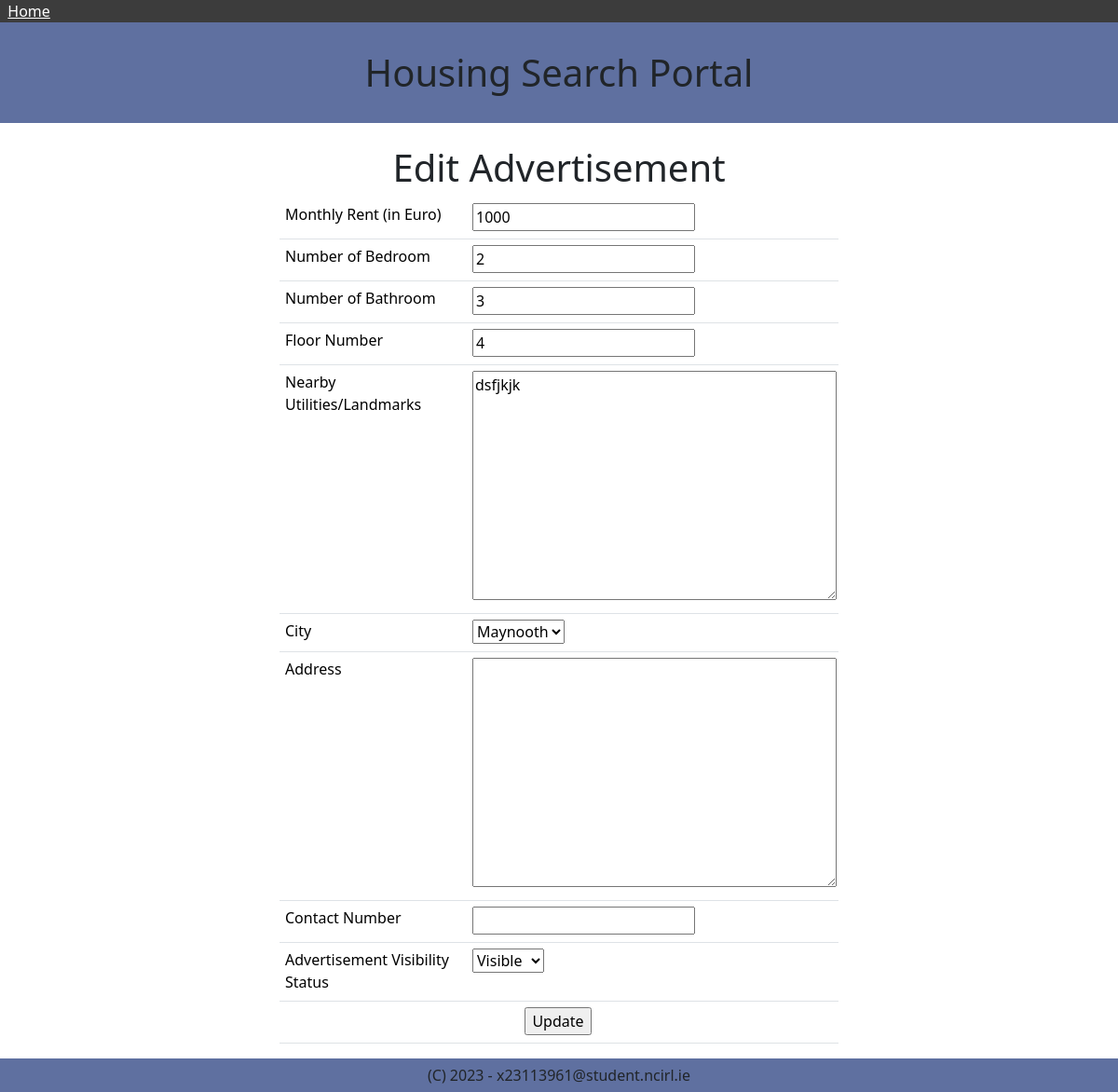
The page /houseadvertisement/2 on the database its author committed.
### housingapp/models.py (models this page shows, shortened)
class HouseAdvertisement(models.Model):
    rent_per_month = models.PositiveIntegerField()
    number_of_bedroom = models.PositiveIntegerField()
    number_of_bathroom = models.PositiveIntegerField()
    floor_number = models.IntegerField()
    nearby_utilities_landmarks = models.CharField(max_length=500)
    user = models.ForeignKey(User,on_delete=models.CASCADE)
    city = models.ForeignKey(City,on_delete=models.CASCADE)
    address = models.CharField(max_length=200)
    advertisement_visibility = models.IntegerField(choices=advertisement_visibility)
    contact_no = models.CharField(max_length=20)

### housingapp/views.py (the view, shortened to what this page needs)
@require_http_methods(["GET", "POST"]) #NOSONAR
def houseadvertisement_existing(request, houseadvertisement_id):
    if request.method == 'GET':
        try:
            houseadvertisement = HouseAdvertisement.objects.get(pk=houseadvertisement_id) # pylint: disable=no-member
            form = HouseAdvertisementForm(instance=houseadvertisement)
        except HouseAdvertisement.DoesNotExist as e: # pylint: disable=no-member
            raise Http404("House Advertisement does not exist") from e
        context = {'form': form, 'id': houseadvertisement_id}
        return render(request, HOUSE_ADVERTISEMENT_TEMPLATE, context)

### housingapp/models.py (called while the page is built)
    def __str__(self):
        return str(self.name)

### housingapp/templates/housingapp/houseadvertisement.html (shortened to what this page needs)
{% extends "housingapp/base_generic.html" %}
{% block content %}
    <div class="center-div">
        <h1>
            {% if not view %}
                {% if id %}
                    Edit Advertisement
                {% else %}
                    Add Advertisement
                {% endif %}
            {% else %}
                Advertisement
            {% endif %}
        </h1>
        <div class="left-manner-div">
            <form action='' method='post'>
                <table class="table">
                    {% if not view %}
                        <tr>
                            <td>Monthly Rent (in Euro)</td>
                            <td>
                                {{ form.rent_per_month }}
                            </td>
                        </tr>
                        <tr>
                            <td>Number of Bedroom</td>
                            <td>
                                {{ form.number_of_bedroom }}
                            </td>
                        </tr>
                        <tr>
                            <td>Number of Bathroom</td>
                            <td>
                                {{ form.number_of_bathroom }}
                            </td>
                        </tr>
                        <tr>
                            <td>Floor Number</td>
                            <td>
                                {{ form.floor_number }}
                            </td>
                        </tr>
                        <tr>
                            <td>Nearby Utilities/Landmarks</td>
                            <td>
                                {{ form.nearby_utilities_landmarks }}
                            </td>
                        </tr>
                        <tr>
                            <td>City</td>
                            <td>{{ form.city }}</td>
                        </tr>
                        <tr>
                            <td>Address</td>
                            <td>
                                {{ form.address }}
                            </td>
                        </tr>
                        <tr>
                            <td>Contact Number</td>
                            <td>
                                {{ form.contact_no }}
                            </td>
                        </tr>
                    {% endif %}
                    {% if not view %}
                        <tr>
                            <td>Advertisement Visibility Status</td>
                            <td>{{ form.advertisement_visibility }}</td>
                        </tr>
                        <tr>
                            <td colspan='2' style='text-align: center;'>
                                {% if id %}
                                    <input type="submit" value="Update">
                                {% else %}
                                    <input type="submit" value="Save">
                                {% endif %}
                            </td>
                        </tr>
                    {% endif %}
                </table>
            </form>
        </div>
    </div>
{% endblock content %}

### housingapp/templates/housingapp/houseadvertisement.html (style rules this page uses)
.center-div { text-align: center; padding-top: 2%; }
.left-manner-div { margin: 0 auto; width: 50%; text-align: left; }
.table td { padding-left: 1%; padding-top: 1%; text-align: left; }

### rows shown on the page
HouseAdvertisement: rent_per_month "1000", number_of_bedroom "2", number_of_bathroom "3", floor_number "4", nearby_utilities_landmarks "dsfjkjk", city "Maynooth", advertisement_visibility "Visible"
